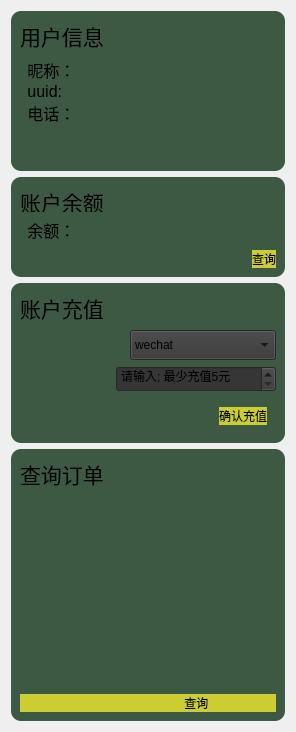
      <widget class="QWidget" name="zhanghao_page5">
       <property name="styleSheet">
        <string notr="true"/>
       </property>
       <layout class="QVBoxLayout" name="verticalLayout_8">
        <item alignment="Qt::AlignmentFlag::AlignTop">
         <widget class="QFrame" name="zhanghaoapi">
          <property name="sizePolicy">
           <sizepolicy hsizetype="Preferred" vsizetype="Preferred">
            <horstretch>0</horstretch>
            <verstretch>0</verstretch>
           </sizepolicy>
          </property>
          <property name="minimumSize">
           <size>
            <width>0</width>
            <height>0</height>
           </size>
          </property>
          <property name="maximumSize">
           <size>
            <width>16777215</width>
            <height>160</height>
           </size>
          </property>
          <property name="styleSheet">
           <string notr="true">QFrame {
    background-color: #3d5843 ;
    border-radius: 10px;
}</string>
          </property>
          <property name="frameShape">
           <enum>QFrame::Shape::StyledPanel</enum>
          </property>
          <property name="frameShadow">
           <enum>QFrame::Shadow::Raised</enum>
          </property>
          <layout class="QVBoxLayout" name="verticalLayout_11">
           <item alignment="Qt::AlignmentFlag::AlignTop">
            <widget class="QLabel" name="label">
             <property name="text">
              <string>&lt;html&gt;&lt;head/&gt;&lt;body&gt;&lt;p&gt;&lt;span style=&quot; font-size:16pt;&quot;&gt;用户信息&lt;/span&gt;&lt;/p&gt;&lt;/body&gt;&lt;/html&gt;</string>
             </property>
            </widget>
           </item>
           <item alignment="Qt::AlignmentFlag::AlignTop">
            <widget class="QListWidget" name="listWidget">
             <property name="sizePolicy">
              <sizepolicy hsizetype="Expanding" vsizetype="Expanding">
               <horstretch>0</horstretch>
               <verstretch>0</verstretch>
              </sizepolicy>
             </property>
             <property name="minimumSize">
              <size>
               <width>0</width>
               <height>0</height>
              </size>
             </property>
             <item>
              <property name="text">
               <string> 昵称：</string>
              </property>
              <property name="font">
               <font>
                <pointsize>12</pointsize>
               </font>
              </property>
             </item>
             <item>
              <property name="text">
               <string> uuid:</string>
              </property>
              <property name="font">
               <font>
                <pointsize>12</pointsize>
               </font>
              </property>
             </item>
             <item>
              <property name="text">
               <string> 电话：</string>
              </property>
              <property name="font">
               <font>
                <pointsize>12</pointsize>
               </font>
              </property>
             </item>
            </widget>
           </item>
          </layout>
         </widget>
        </item>
        <item>
         <widget class="QFrame" name="frame_5">
          <property name="sizePolicy">
           <sizepolicy hsizetype="Preferred" vsizetype="Preferred">
            <horstretch>0</horstretch>
            <verstretch>10</verstretch>
           </sizepolicy>
          </property>
          <property name="minimumSize">
           <size>
            <width>0</width>
            <height>0</height>
           </size>
          </property>
          <property name="maximumSize">
           <size>
            <width>16777215</width>
            <height>100</height>
           </size>
          </property>
          <property name="styleSheet">
           <string notr="true">QFrame {
    background-color: #3d5843 ;
    border-radius: 10px;
}</string>
          </property>
          <property name="frameShape">
           <enum>QFrame::Shape::StyledPanel</enum>
          </property>
          <property name="frameShadow">
           <enum>QFrame::Shadow::Raised</enum>
          </property>
          <layout class="QVBoxLayout" name="verticalLayout_12">
           <item alignment="Qt::AlignmentFlag::AlignTop">
            <widget class="QLabel" name="label_2">
             <property name="text">
              <string>&lt;html&gt;&lt;head/&gt;&lt;body&gt;&lt;p&gt;&lt;span style=&quot; font-size:16pt;&quot;&gt;账户余额&lt;/span&gt;&lt;/p&gt;&lt;/body&gt;&lt;/html&gt;</string>
             </property>
            </widget>
           </item>
           <item alignment="Qt::AlignmentFlag::AlignTop">
            <widget class="QListWidget" name="listWidget_2">
             <property name="minimumSize">
              <size>
               <width>0</width>
               <height>0</height>
              </size>
             </property>
             <item>
              <property name="text">
               <string> 余额：</string>
              </property>
              <property name="font">
               <font>
                <pointsize>12</pointsize>
               </font>
              </property>
             </item>
            </widget>
           </item>
           <item alignment="Qt::AlignmentFlag::AlignRight">
            <widget class="QPushButton" name="pushButton_3">
             <property name="styleSheet">
              <string notr="true">QPushButton {
    background-color: #CCCC33;
    border-radius: 10px;
    font: 16pt &quot;宋体&quot;;
}

QPushButton:pressed {
    background-color: #4F6F6F; /* 按下时的背景颜色 */
}</string>
             </property>
             <property name="text">
              <string>查询</string>
             </property>
            </widget>
           </item>
          </layout>
         </widget>
        </item>
        <item>
         <widget class="QFrame" name="zhifufangshi">
          <property name="styleSheet">
           <string notr="true">QFrame {
    background-color: #3d5843 ;
    border-radius: 10px;
}</string>
          </property>
          <property name="frameShape">
           <enum>QFrame::Shape::StyledPanel</enum>
          </property>
          <property name="frameShadow">
           <enum>QFrame::Shadow::Raised</enum>
          </property>
          <layout class="QVBoxLayout" name="verticalLayout_13">
           <item alignment="Qt::AlignmentFlag::AlignTop">
            <widget class="QLabel" name="label_3">
             <property name="text">
              <string>&lt;html&gt;&lt;head/&gt;&lt;body&gt;&lt;p&gt;&lt;span style=&quot; font-size:16pt;&quot;&gt;账户充值&lt;/span&gt;&lt;/p&gt;&lt;/body&gt;&lt;/html&gt;</string>
             </property>
            </widget>
           </item>
           <item alignment="Qt::AlignmentFlag::AlignRight">
            <widget class="QComboBox" name="comboBox">
             <property name="minimumSize">
              <size>
               <width>146</width>
               <height>30</height>
              </size>
             </property>
             <property name="styleSheet">
              <string notr="true">background-color: #363636;</string>
             </property>
             <item>
              <property name="text">
               <string>wechat</string>
              </property>
             </item>
             <item>
              <property name="text">
               <string extracomment="支付方式">alipay</string>
              </property>
             </item>
            </widget>
           </item>
           <item alignment="Qt::AlignmentFlag::AlignRight">
            <widget class="QSpinBox" name="spinBox">
             <property name="minimumSize">
              <size>
               <width>160</width>
               <height>26</height>
              </size>
             </property>
             <property name="styleSheet">
              <string notr="true">background-color: #363636;</string>
             </property>
             <property name="specialValueText">
              <string>请输入; 最少充值5元</string>
             </property>
            </widget>
           </item>
           <item alignment="Qt::AlignmentFlag::AlignRight">
            <widget class="QFrame" name="frame_6">
             <property name="styleSheet">
              <string notr="true">QPushButton {
    background-color: #CCCC33;
    border-radius: 10px;
    font: 24pt &quot;宋体&quot;;
}

QPushButton:pressed {
    background-color: #4F6F6F; /* 按下时的背景颜色 */
}</string>
             </property>
             <property name="frameShape">
              <enum>QFrame::Shape::StyledPanel</enum>
             </property>
             <property name="frameShadow">
              <enum>QFrame::Shadow::Raised</enum>
             </property>
             <layout class="QHBoxLayout" name="horizontalLayout_3">
              <item>
               <widget class="QPushButton" name="pushButton_2">
                <property name="styleSheet">
                 <string notr="true">QPushButton {
    background-color: #CCCC33;
    border-radius: 10px;
    font: 20pt &quot;宋体&quot;;
}

QPushButton:pressed {
    background-color: #4F6F6F; /* 按下时的背景颜色 */
}</string>
                </property>
                <property name="text">
                 <string>确认充值</string>
                </property>
               </widget>
              </item>
             </layout>
            </widget>
           </item>
          </layout>
         </widget>
        </item>
        <item>
         <widget class="QFrame" name="frame_7">
          <property name="styleSheet">
           <string notr="true">QFrame {
    background-color: #3d5843 ;
    border-radius: 10px;
}</string>
          </property>
          <property name="frameShape">
           <enum>QFrame::Shape::StyledPanel</enum>
          </property>
          <property name="frameShadow">
           <enum>QFrame::Shadow::Raised</enum>
          </property>
          <layout class="QVBoxLayout" name="verticalLayout_14">
           <item alignment="Qt::AlignmentFlag::AlignTop">
            <widget class="QLabel" name="label_4">
             <property name="text">
              <string>&lt;html&gt;&lt;head/&gt;&lt;body&gt;&lt;p&gt;&lt;span style=&quot; font-size:16pt;&quot;&gt;查询订单&lt;/span&gt;&lt;/p&gt;&lt;/body&gt;&lt;/html&gt;</string>
             </property>
            </widget>
           </item>
           <item>
            <widget class="QListWidget" name="listWidget_4"/>
           </item>
           <item>
            <widget class="QPushButton" name="pushButton_4">
             <property name="styleSheet">
              <string notr="true">QPushButton {
    background-color: #CCCC33;
    border-radius: 10px;
    font: 16pt &quot;宋体&quot;;
}

QPushButton:pressed {
    background-color: #4F6F6F; /* 按下时的背景颜色 */
}</string>
             </property>
             <property name="text">
              <string>                             查询</string>
             </property>
            </widget>
           </item>
          </layout>
         </widget>
        </item>
       </layout>
      </widget>
